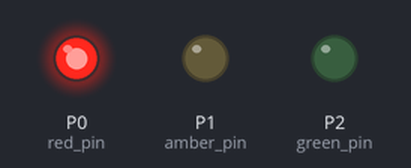
A program run on a simulated BBC micro:bit running MicroPython. Parts: output pins drawn as LEDs (lit = HIGH).

Above: at 2.0 s.
At 4.5 s:
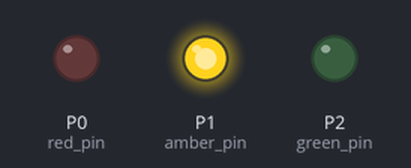
At 7.0 s:
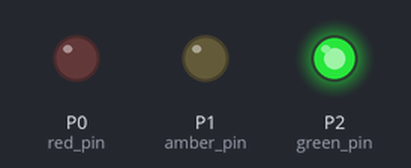
Timing chart, 0 to 13.0 s (numbered marks = the images above):
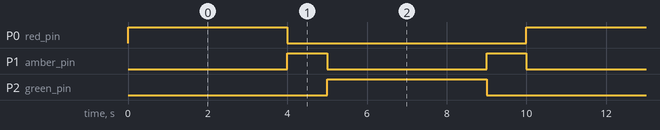

Measured:
- by itself, P0 (red_pin), P2 (green_pin): alternates HIGH for 4.0 s and LOW for 6.0 s
- by itself, P1 (amber_pin): alternates HIGH for 1.0 s and LOW for 4.0 s

The program:

prog18.py
```python
from microbit import *

red_pin = pin0
amber_pin = pin1
green_pin = pin2

while True:

    amber_pin.write_digital(0)
    red_pin.write_digital(1)
    sleep(4000)

    red_pin.write_digital(0)
    amber_pin.write_digital(1)
    sleep(1000)

    amber_pin.write_digital(0)
    green_pin.write_digital(1)
    sleep(4000)

    green_pin.write_digital(0)
    amber_pin.write_digital(1)
    sleep(1000)
```
